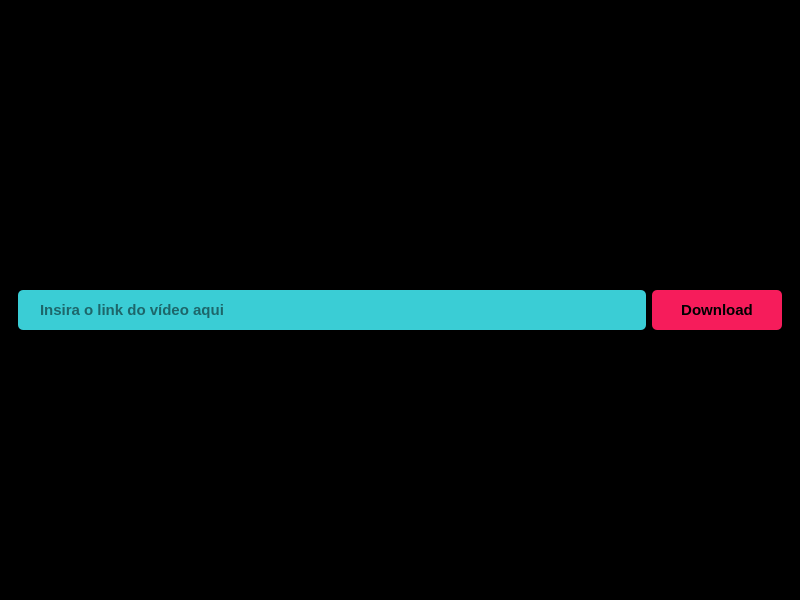
<?xml version="1.0" encoding="UTF-8"?>
<ui version="4.0">
 <class>MainWindow</class>
 <widget class="QMainWindow" name="MainWindow">
  <property name="geometry">
   <rect>
    <x>0</x>
    <y>0</y>
    <width>800</width>
    <height>600</height>
   </rect>
  </property>
  <property name="windowTitle">
   <string>MainWindow</string>
  </property>
  <widget class="QWidget" name="centralwidget">
   <property name="styleSheet">
    <string notr="true">QWidget#centralwidget{
background-color: black;
}

QLineEdit{
background-color: rgb(58, 205, 213);
min-height: 40px;
border-radius: 5px;
padding-left: 20px;
font-size: 15px;
font-weight: bold;
}

QPushButton{
background-color: rgb(246, 28, 91);
min-height: 40px;
border-radius: 5px;
font-size: 15px;
font-weight: bold;
}</string>
   </property>
   <layout class="QVBoxLayout" name="verticalLayout">
    <item>
     <spacer name="verticalSpacer">
      <property name="orientation">
       <enum>Qt::Vertical</enum>
      </property>
      <property name="sizeHint" stdset="0">
       <size>
        <width>20</width>
        <height>182</height>
       </size>
      </property>
     </spacer>
    </item>
    <item alignment="Qt::AlignHCenter">
     <widget class="QLabel" name="logo">
      <property name="maximumSize">
       <size>
        <width>300</width>
        <height>100</height>
       </size>
      </property>
      <property name="text">
       <string/>
      </property>
      <property name="pixmap">
       <pixmap>download.gif</pixmap>
      </property>
      <property name="scaledContents">
       <bool>true</bool>
      </property>
     </widget>
    </item>
    <item>
     <widget class="QFrame" name="frame">
      <property name="frameShape">
       <enum>QFrame::NoFrame</enum>
      </property>
      <property name="frameShadow">
       <enum>QFrame::Raised</enum>
      </property>
      <layout class="QHBoxLayout" name="horizontalLayout">
       <item>
        <widget class="QLineEdit" name="link_edit">
         <property name="text">
          <string/>
         </property>
         <property name="placeholderText">
          <string>Insira o link do vídeo aqui</string>
         </property>
        </widget>
       </item>
       <item>
        <widget class="QPushButton" name="download_button">
         <property name="minimumSize">
          <size>
           <width>130</width>
           <height>40</height>
          </size>
         </property>
         <property name="text">
          <string>Download</string>
         </property>
        </widget>
       </item>
      </layout>
     </widget>
    </item>
    <item>
     <spacer name="verticalSpacer_2">
      <property name="orientation">
       <enum>Qt::Vertical</enum>
      </property>
      <property name="sizeHint" stdset="0">
       <size>
        <width>20</width>
        <height>182</height>
       </size>
      </property>
     </spacer>
    </item>
   </layout>
  </widget>
 </widget>
 <resources/>
 <connections/>
</ui>
